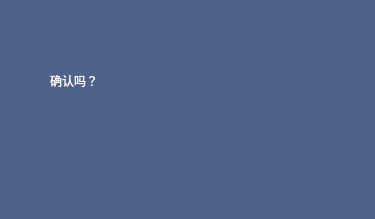
<?xml version="1.0" encoding="UTF-8"?>
<ui version="4.0">
 <class>Message</class>
 <widget class="QDialog" name="Message">
  <property name="geometry">
   <rect>
    <x>0</x>
    <y>0</y>
    <width>375</width>
    <height>219</height>
   </rect>
  </property>
  <property name="windowTitle">
   <string>Dialog</string>
  </property>
  <property name="styleSheet">
   <string notr="true">background-color: rgb(80, 97, 138);</string>
  </property>
  <widget class="QLabel" name="text">
   <property name="geometry">
    <rect>
     <x>50</x>
     <y>40</y>
     <width>271</width>
     <height>81</height>
    </rect>
   </property>
   <property name="styleSheet">
    <string notr="true">color: rgb(255, 255, 255);
font: 12pt &quot;Microsoft YaHei UI&quot;;</string>
   </property>
   <property name="text">
    <string>确认吗？</string>
   </property>
  </widget>
 </widget>
 <resources/>
 <connections/>
</ui>
